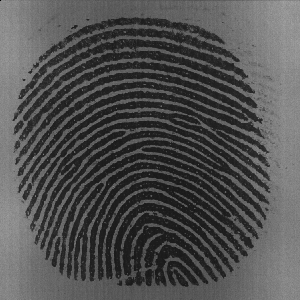
//> input picture HistogramEqualization_OpenCV/build/F00105_21.bmp, 300 x 300 px
$ ./histogram_equalization   (built with g++ and OpenCV 4)
//> lines starting //> are read from the running program, lines starting //| are printed output that depends on the picture; after the words box and inside, x2 and y2 are one past the last pixel; in counts of white or black regions, pixels touching at a corner belong together
#include <iostream>
#include <opencv2/highgui/highgui.hpp>
#include <opencv2/imgproc/imgproc.hpp>

using std::cout;
using std::cin;
using std::endl;

using namespace cv;

void imhist(Mat image, int histogram[])
{

    // initialize all intensity values to 0
    for(int i = 0; i < 256; i++)
    {
        histogram[i] = 0;
    }

    // calculate the no of pixels for each intensity values
    for(int y = 0; y < image.rows; y++)
        for(int x = 0; x < image.cols; x++)
            histogram[(int)image.at<uchar>(y,x)]++;

}

void cumhist(int histogram[], int cumhistogram[])
{
    cumhistogram[0] = histogram[0];

    for(int i = 1; i < 256; i++)
    {
        cumhistogram[i] = histogram[i] + cumhistogram[i-1];
    }
}

void histDisplay(int histogram[], const char* name)
{
    int hist[256];
    for(int i = 0; i < 256; i++)
    {
        hist[i]=histogram[i];
    }
    // draw the histograms
    int hist_w = 512; int hist_h = 400;
    int bin_w = cvRound((double) hist_w/256);

    Mat histImage(hist_h, hist_w, CV_8UC1, Scalar(255, 255, 255));

    // find the maximum intensity element from histogram
    int max = hist[0];
    for(int i = 1; i < 256; i++){
        if(max < hist[i]){
            max = hist[i];
        }
    }

    // normalize the histogram between 0 and histImage.rows

    for(int i = 0; i < 256; i++){
        hist[i] = ((double)hist[i]/max)*histImage.rows;
    }


    // draw the intensity line for histogram
    for(int i = 0; i < 256; i++)
    {
        line(histImage, Point(bin_w*(i), hist_h),
                              Point(bin_w*(i), hist_h - hist[i]),
             Scalar(0,0,0), 1, 8, 0);
    }

    // display histogram
    namedWindow(name, CV_WINDOW_AUTOSIZE);
    imshow(name, histImage);
}


int main()
{
    // Load the image
    Mat image = imread("F00105_21.bmp", CV_LOAD_IMAGE_GRAYSCALE);
//> image is the input picture: 300 rows x 300 cols, CV_8UC1; min 1, max 166, mean 80.2

    // Generate the histogram
    int histogram[256];
    imhist(image, histogram);
//> histogram = 256 values, max 2544 at index 32, min 0 at index 0, mean 351.6

    // Caluculate the size of image
    int size = image.rows * image.cols;
//> size = 90000
    float alpha = 255.0/size;
//> alpha = 0.00283

    // Calculate the probability of each intensity
    float PrRk[256];
    for(int i = 0; i < 256; i++)
    {
        PrRk[i] = (double)histogram[i] / size;
    }
//> after the loop, PrRk = 256 values, max 0.0283 at index 32, min 0 at index 0, mean 0.00391

    // Generate cumulative frequency histogram
    int cumhistogram[256];
    cumhist(histogram,cumhistogram );
//> cumhistogram = 256 values from 0 to 90000

    // Scale the histogram
    int Sk[256];
    for(int i = 0; i < 256; i++)
    {
        Sk[i] = cvRound((double)cumhistogram[i] * alpha);
    }
//> after the loop, Sk = 256 values from 0 to 255


    // Generate the equlized histogram
    float PsSk[256];
    for(int i = 0; i < 256; i++)
    {
        PsSk[i] = 0;
    }

    for(int i = 0; i < 256; i++)
    {
        PsSk[Sk[i]] += PrRk[i];
    }
//> after the loop, PsSk = 256 values, max 0.0283 at index 38, min 0 at index 3, mean 0.00391

    int final[256];
    for(int i = 0; i < 256; i++)
        final[i] = cvRound(PsSk[i]*255);
//> after the loop, final = 256 values, max 7 at index 23, min 0 at index 0, mean 1.01


    // Generate the equlized image
    Mat new_image = image.clone();

    for(int y = 0; y < image.rows; y++)
        for(int x = 0; x < image.cols; x++)
            new_image.at<uchar>(y,x) = saturate_cast<uchar>(Sk[image.at<uchar>(y,x)]);
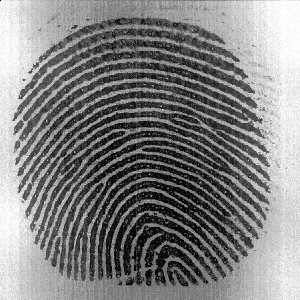
//> new_image: 300 rows x 300 cols, CV_8UC1; min 0, max 255, mean 129

   // Display the original Image
    namedWindow("Original Image");
    imshow("Original Image", image);

    // Display the original Histogram
    histDisplay(histogram, "Original Histogram");
//> after the loop in histDisplay, `for(int i = 0; i < 256; i++)`: hist has the same summary as histogram outside histDisplay
//> in histDisplay, `int max = hist[0];`: max = 0
//> the loop in histDisplay, `for(int i = 1; i < 256; i++)` made 255 passes
//> max on passes 1, 23, 24, 25, 26, 27, 28, 29, 30, 32: 1, 3, 26, 156, 465, 1114, 1784, 2221, 2474, 2544
//> after the loop in histDisplay, `for(int i = 1; i < 256; i++)`: max = 2544
//> after the loop in histDisplay, `for(int i = 0; i < 256; i++)`: hist = 256 values, max 400 at index 32, min 0 at index 0, mean 55.01
//> after the loop in histDisplay, `for(int i = 0; i < 256; i++)`:
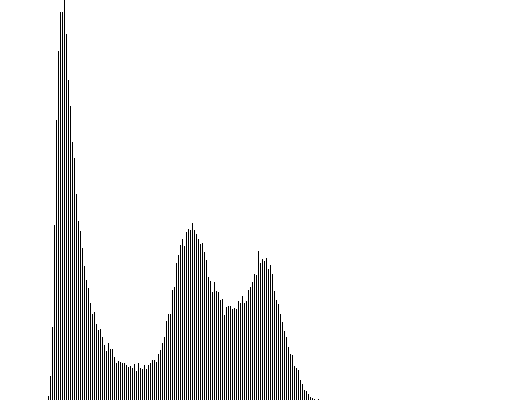
//> histImage: 400 rows x 512 cols, CV_8UC1; 93.1% white; black in thin lines or dots, all inside (x1, y1, x2, y2) = (48, 0, 319, 400)

    // Display equilized image
    namedWindow("Equilized Image");
    imshow("Equilized Image",new_image);

    // Display the equilzed histogram
    histDisplay(final, "Equilized Histogram");
//> call 2 of histDisplay, with name = "Equilized Histogram"
//> after the loop in histDisplay (call 2), `for(int i = 0; i < 256; i++)`: hist has the same summary as final outside histDisplay
//> in histDisplay (call 2), `int max = hist[0];`: max = 0
//> the loop in histDisplay (call 2), `for(int i = 1; i < 256; i++)` made 255 passes
//> max on passes 2, 5, 10, 16, 23: 1, 3, 5, 6, 7
//> after the loop in histDisplay (call 2), `for(int i = 1; i < 256; i++)`: max = 7
//> after the loop in histDisplay (call 2), `for(int i = 0; i < 256; i++)`: hist = 256 values, max 400 at index 23, min 0 at index 0, mean 57.68
//> after the loop in histDisplay (call 2), `for(int i = 0; i < 256; i++)`:
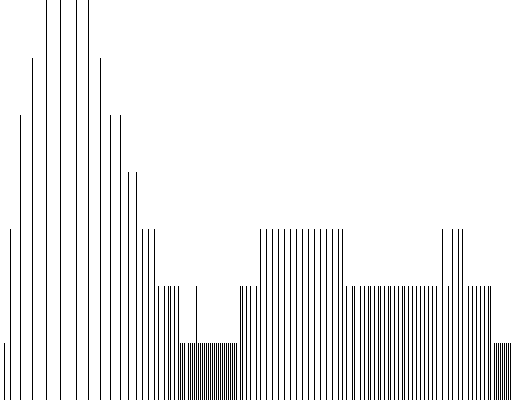
//> histImage: 400 rows x 512 cols, CV_8UC1; 92.8% white; black in thin lines or dots

    waitKey();
    return 0;
}

$ run again, with HistogramEqualization_OpenCV/build/F00203_06.bmp copied over HistogramEqualization_OpenCV/build/F00105_21.bmp
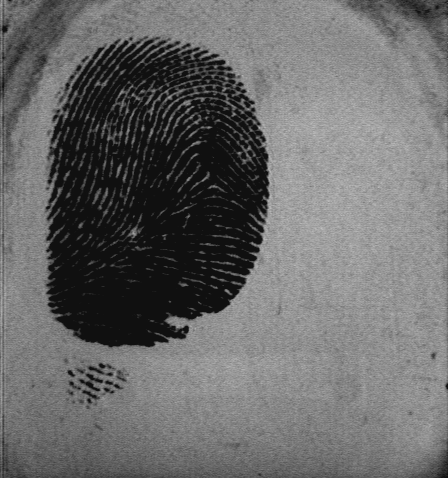
//> input picture HistogramEqualization_OpenCV/build/F00203_06.bmp, 448 x 478 px
//> image is the input picture: 478 rows x 448 cols, CV_8UC1; min 16, max 192, mean 105.7
//> histogram = 256 values, max 32279 at index 16, min 0 at index 0, mean 836.5
//> after the loop `for(int i = 0; i < 256; i++)`: PrRk = 256 values, max 0.151 at index 16, min 0 at index 0, mean 0.00391
//> cumhistogram = 256 values from 0 to 214144
//> after the loop `for(int i = 0; i < 256; i++)`: Sk = 256 values from 0 to 255
//> after the loop `for(int i = 0; i < 256; i++)`: PsSk = 256 values, max 0.151 at index 38, min 0 at index 0, mean 0.00391
//> after the loop `for(int i = 0; i < 256; i++)`: final = 256 values, max 38 at index 38, min 0 at index 0, mean 1
//> after the loop `for(int y = 0; y < image.rows; y++)`:
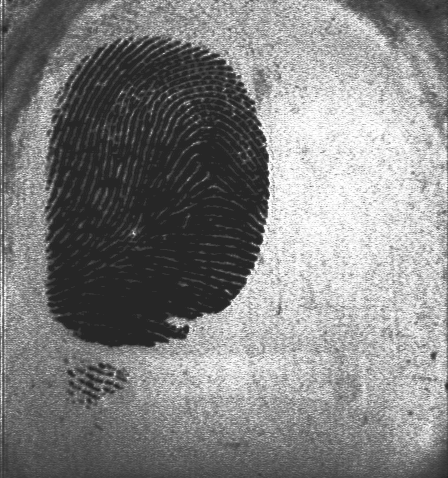
//> new_image: 478 rows x 448 cols, CV_8UC1; min 38, max 255, mean 131.4
//> after the loop in histDisplay, `for(int i = 0; i < 256; i++)`: hist has the same summary as histogram outside histDisplay
//> in histDisplay, `int max = hist[0];`: max = 0
//> the loop in histDisplay, `for(int i = 1; i < 256; i++)` made 255 passes
//> max on pass 16: 32279
//> after the loop in histDisplay, `for(int i = 1; i < 256; i++)`: max = 32279
//> after the loop in histDisplay, `for(int i = 0; i < 256; i++)`: hist = 256 values, max 400 at index 16, min 0 at index 0, mean 10.03
//> after the loop in histDisplay (call 2), `for(int i = 0; i < 256; i++)`: hist has the same summary as final outside histDisplay
//> in histDisplay (call 2), `int max = hist[0];`: max = 0
//> the loop in histDisplay (call 2), `for(int i = 1; i < 256; i++)` made 255 passes
//> max on pass 38: 38
//> after the loop in histDisplay (call 2), `for(int i = 1; i < 256; i++)`: max = 38
//> after the loop in histDisplay (call 2), `for(int i = 0; i < 256; i++)`: hist = 256 values, max 400 at index 38, min 0 at index 0, mean 10.35
//> after the loop in histDisplay (call 2), `for(int i = 0; i < 256; i++)`:
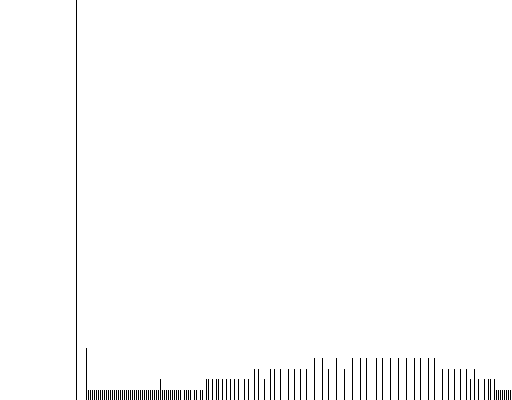
//> histImage: 400 rows x 512 cols, CV_8UC1; 98.7% white; black in thin lines or dots, all inside (x1, y1, x2, y2) = (76, 0, 511, 400)

$ run again, with HistogramEqualization_OpenCV/build/F1_7.bmp copied over HistogramEqualization_OpenCV/build/F00105_21.bmp
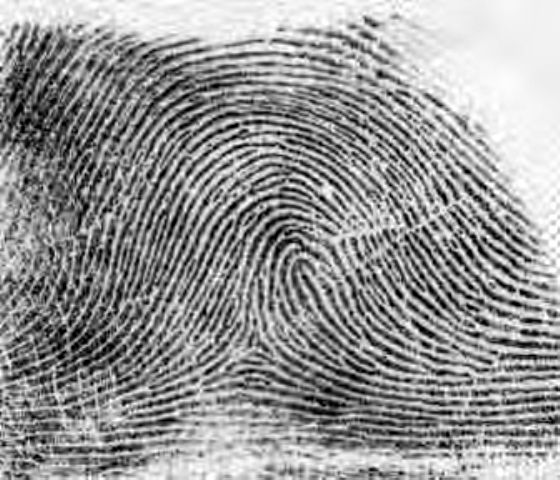
//> input picture HistogramEqualization_OpenCV/build/F1_7.bmp, 560 x 480 px
//> image is the input picture: 480 rows x 560 cols, CV_8UC1; min 0, max 255, mean 149.7
//> histogram = 256 values, max 4073 at index 242, min 0 at index 9, mean 1050
//> after the loop `for(int i = 0; i < 256; i++)`: PrRk = 256 values, max 0.0152 at index 242, min 0 at index 9, mean 0.00391
//> cumhistogram = 256 values from 815 to 268800
//> after the loop `for(int i = 0; i < 256; i++)`: Sk = 256 values from 1 to 255
//> after the loop `for(int i = 0; i < 256; i++)`: PsSk = 256 values, max 0.0152 at index 241, min 0 at index 0, mean 0.00391
//> after the loop `for(int i = 0; i < 256; i++)`: final = 256 values, max 4 at index 241, min 0 at index 0, mean 0.988
//> after the loop in histDisplay, `for(int i = 0; i < 256; i++)`: hist has the same summary as histogram outside histDisplay
//> in histDisplay, `int max = hist[0];`: max = 815
//> the loop in histDisplay, `for(int i = 1; i < 256; i++)` made 255 passes
//> max on passes 43, 44, 46, 52, 54, 57, 58, 59: 855, 863, 931, 973, 1000, 1033, 1048, 1086
//> after the loop in histDisplay, `for(int i = 1; i < 256; i++)`: max = 4073
//> after the loop in histDisplay, `for(int i = 0; i < 256; i++)`: hist = 256 values, max 400 at index 242, min 0 at index 9, mean 102.7
//> after the loop in histDisplay, `for(int i = 0; i < 256; i++)`:
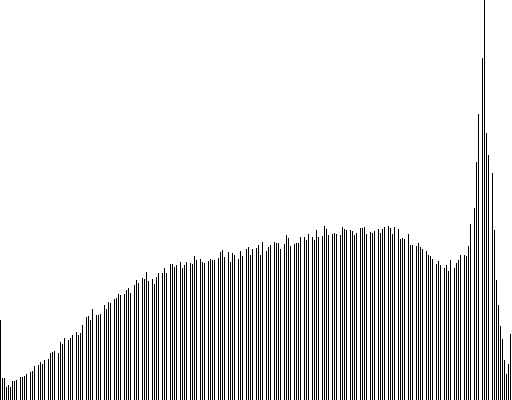
//> histImage: 400 rows x 512 cols, CV_8UC1; 87.2% white; black in thin lines or dots
//> after the loop in histDisplay (call 2), `for(int i = 0; i < 256; i++)`: hist has the same summary as final outside histDisplay
//> in histDisplay (call 2), `int max = hist[0];`: max = 0
//> after the loop in histDisplay (call 2), `for(int i = 1; i < 256; i++)`: max = 4
//> after the loop in histDisplay (call 2), `for(int i = 0; i < 256; i++)`: hist = 256 values, max 400 at index 241, min 0 at index 0, mean 98.83
//> after the loop in histDisplay (call 2), `for(int i = 0; i < 256; i++)`:
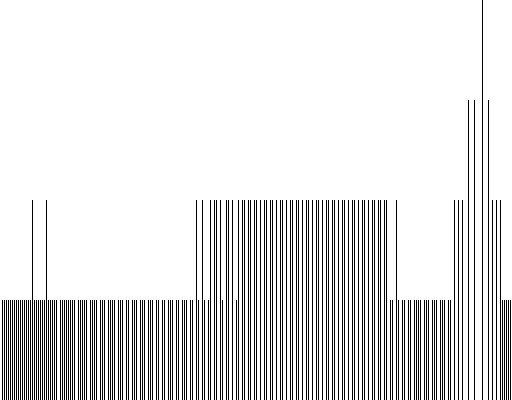
//> histImage: 400 rows x 512 cols, CV_8UC1; 87.6% white; black in thin lines or dots

$ run again, with HistogramEqualization_OpenCV/build/F25_5.bmp copied over HistogramEqualization_OpenCV/build/F00105_21.bmp
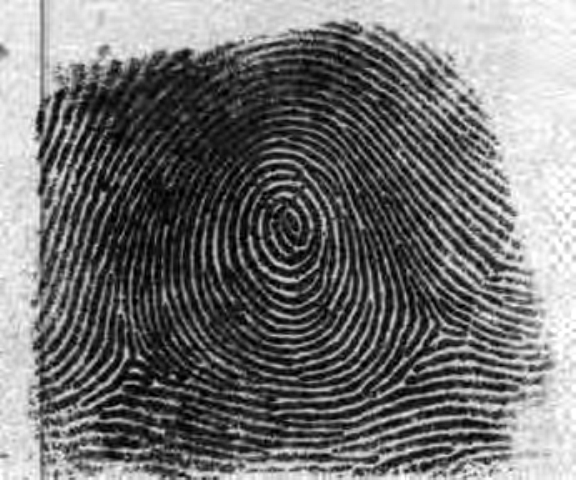
//> input picture HistogramEqualization_OpenCV/build/F25_5.bmp, 576 x 480 px
//> image is the input picture: 480 rows x 576 cols, CV_8UC1; min 0, max 255, mean 115.7
//> histogram = 256 values, max 3515 at index 25, min 0 at index 8, mean 1080
//> after the loop `for(int i = 0; i < 256; i++)`: PrRk = 256 values, max 0.0127 at index 25, min 0 at index 8, mean 0.00391
//> cumhistogram = 256 values from 463 to 276480
//> after the loop `for(int i = 0; i < 256; i++)`: Sk = 256 values from 0 to 255
//> after the loop `for(int i = 0; i < 256; i++)`: PsSk = 256 values, max 0.0127 at index 33, min 0 at index 7, mean 0.00391
//> after the loop `for(int i = 0; i < 256; i++)`: final = 256 values, max 3 at index 18, min 0 at index 0, mean 1
//> after the loop in histDisplay, `for(int i = 0; i < 256; i++)`: hist has the same summary as histogram outside histDisplay
//> in histDisplay, `int max = hist[0];`: max = 463
//> the loop in histDisplay, `for(int i = 1; i < 256; i++)` made 255 passes
//> max on passes 1, 4, 5, 6, 7, 9, 10, 12: 523, 616, 732, 898, 1115, 1315, 1655, 1827
//> after the loop in histDisplay, `for(int i = 1; i < 256; i++)`: max = 3515
//> after the loop in histDisplay, `for(int i = 0; i < 256; i++)`: hist = 256 values, max 400 at index 25, min 0 at index 8, mean 122.6
//> after the loop in histDisplay, `for(int i = 0; i < 256; i++)`:
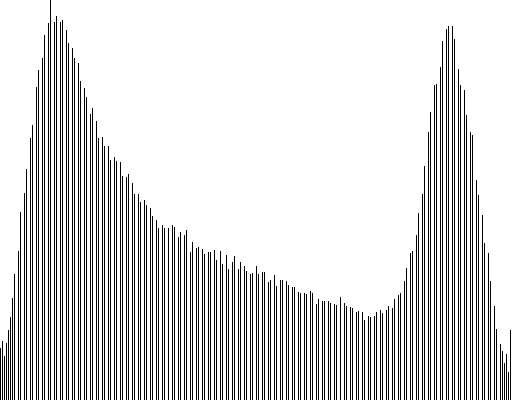
//> histImage: 400 rows x 512 cols, CV_8UC1; 84.7% white; black in thin lines or dots
//> after the loop in histDisplay (call 2), `for(int i = 0; i < 256; i++)`: hist has the same summary as final outside histDisplay
//> in histDisplay (call 2), `int max = hist[0];`: max = 0
//> after the loop in histDisplay (call 2), `for(int i = 1; i < 256; i++)`: max = 3
//> after the loop in histDisplay (call 2), `for(int i = 0; i < 256; i++)`: hist = 256 values, max 400 at index 18, min 0 at index 0, mean 133.6
//> after the loop in histDisplay (call 2), `for(int i = 0; i < 256; i++)`:
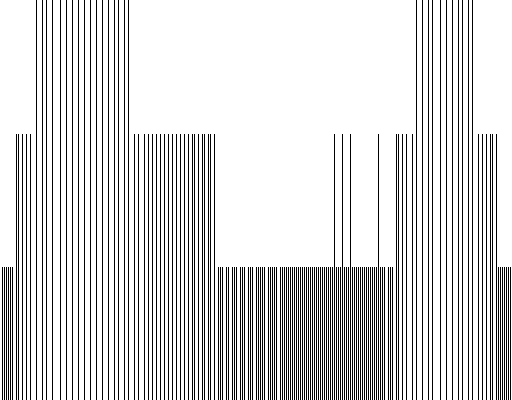
//> histImage: 400 rows x 512 cols, CV_8UC1; 83.3% white; black in thin lines or dots
